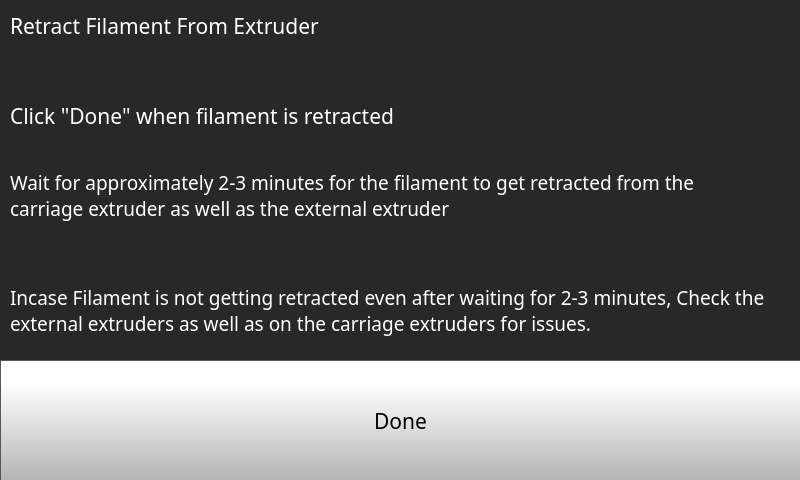
<?xml version="1.0" encoding="UTF-8"?>
<ui version="4.0">
 <class>Form</class>
 <widget class="QWidget" name="Form">
  <property name="geometry">
   <rect>
    <x>0</x>
    <y>0</y>
    <width>800</width>
    <height>480</height>
   </rect>
  </property>
  <property name="minimumSize">
   <size>
    <width>800</width>
    <height>480</height>
   </size>
  </property>
  <property name="maximumSize">
   <size>
    <width>800</width>
    <height>480</height>
   </size>
  </property>
  <property name="windowTitle">
   <string>Form</string>
  </property>
  <widget class="QStackedWidget" name="stackedWidget">
   <property name="geometry">
    <rect>
     <x>0</x>
     <y>0</y>
     <width>800</width>
     <height>480</height>
    </rect>
   </property>
   <property name="minimumSize">
    <size>
     <width>800</width>
     <height>480</height>
    </size>
   </property>
   <property name="maximumSize">
    <size>
     <width>800</width>
     <height>480</height>
    </size>
   </property>
   <property name="styleSheet">
    <string notr="true">background-color: rgb(40, 40, 40);
</string>
   </property>
   <property name="currentIndex">
    <number>4</number>
   </property>
   <widget class="QWidget" name="changeFilamentPage">
    <widget class="QPushButton" name="changeFilamentBackButton">
     <property name="geometry">
      <rect>
       <x>0</x>
       <y>389</y>
       <width>801</width>
       <height>91</height>
      </rect>
     </property>
     <property name="minimumSize">
      <size>
       <width>0</width>
       <height>0</height>
      </size>
     </property>
     <property name="font">
      <font>
       <family>Gotham</family>
       <pointsize>16</pointsize>
      </font>
     </property>
     <property name="styleSheet">
      <string notr="true">QPushButton {
     border: 1px solid rgb(87, 87, 87);
	background-color: qlineargradient(spread:pad, x1:0, y1:1, x2:0, y2:0.188, stop:0 rgba(180, 180, 180, 255), stop:1 rgba(255, 255, 255, 255));


}

QPushButton:pressed {
    background-color: qlineargradient(x1: 0, y1: 0, x2: 0, y2: 1,
                                      stop: 0 #dadbde, stop: 1 #f6f7fa);
}

QPushButton:flat {
    border: none; /* no border for a flat push button */
}

QPushButton:default {
    border-color: navy; /* make the default button prominent */
}

QPushButton:focus {
	outline: none;
}</string>
     </property>
     <property name="text">
      <string/>
     </property>
     <property name="icon">
      <iconset>
       <normaloff>templates/img/arrows-4.png</normaloff>templates/img/arrows-4.png</iconset>
     </property>
     <property name="iconSize">
      <size>
       <width>70</width>
       <height>70</height>
      </size>
     </property>
     <property name="checkable">
      <bool>false</bool>
     </property>
     <property name="autoDefault">
      <bool>false</bool>
     </property>
     <property name="default">
      <bool>false</bool>
     </property>
     <property name="flat">
      <bool>false</bool>
     </property>
    </widget>
    <widget class="QPushButton" name="changeFilamentUnloadButton">
     <property name="geometry">
      <rect>
       <x>399</x>
       <y>280</y>
       <width>401</width>
       <height>111</height>
      </rect>
     </property>
     <property name="font">
      <font>
       <family>Gotham</family>
       <pointsize>16</pointsize>
      </font>
     </property>
     <property name="styleSheet">
      <string notr="true">QPushButton {
     border: 1px solid rgb(87, 87, 87);
	background-color: qlineargradient(spread:pad, x1:0, y1:1, x2:0, y2:0.188, stop:0 rgba(180, 180, 180, 255), stop:1 rgba(255, 255, 255, 255));


}

QPushButton:pressed {
    background-color: qlineargradient(x1: 0, y1: 0, x2: 0, y2: 1,
                                      stop: 0 #dadbde, stop: 1 #f6f7fa);
}

QPushButton:flat {
    border: none; /* no border for a flat push button */
}

QPushButton:default {
    border-color: navy; /* make the default button prominent */
}

QPushButton:focus {
	outline: none;
}</string>
     </property>
     <property name="text">
      <string>Unload</string>
     </property>
     <property name="icon">
      <iconset>
       <normaloff>templates/img/unload.png</normaloff>templates/img/unload.png</iconset>
     </property>
     <property name="iconSize">
      <size>
       <width>70</width>
       <height>70</height>
      </size>
     </property>
    </widget>
    <widget class="QLabel" name="selectFilamentlabel">
     <property name="geometry">
      <rect>
       <x>10</x>
       <y>30</y>
       <width>431</width>
       <height>31</height>
      </rect>
     </property>
     <property name="font">
      <font>
       <family>Gotham</family>
       <pointsize>16</pointsize>
       <bold>false</bold>
      </font>
     </property>
     <property name="styleSheet">
      <string notr="true">color: rgb(255, 255, 255);</string>
     </property>
     <property name="text">
      <string>Select Filament :</string>
     </property>
    </widget>
    <widget class="QPushButton" name="changeFilamentLoadButton">
     <property name="geometry">
      <rect>
       <x>0</x>
       <y>280</y>
       <width>401</width>
       <height>111</height>
      </rect>
     </property>
     <property name="font">
      <font>
       <family>Gotham</family>
       <pointsize>16</pointsize>
      </font>
     </property>
     <property name="styleSheet">
      <string notr="true">QPushButton {
     border: 1px solid rgb(87, 87, 87);
	background-color: qlineargradient(spread:pad, x1:0, y1:1, x2:0, y2:0.188, stop:0 rgba(180, 180, 180, 255), stop:1 rgba(255, 255, 255, 255));


}

QPushButton:pressed {
    background-color: qlineargradient(x1: 0, y1: 0, x2: 0, y2: 1,
                                      stop: 0 #dadbde, stop: 1 #f6f7fa);
}

QPushButton:flat {
    border: none; /* no border for a flat push button */
}

QPushButton:default {
    border-color: navy; /* make the default button prominent */
}

QPushButton:focus {
	outline: none;
}</string>
     </property>
     <property name="text">
      <string>Load</string>
     </property>
     <property name="icon">
      <iconset>
       <normaloff>templates/img/load.png</normaloff>templates/img/load.png</iconset>
     </property>
     <property name="iconSize">
      <size>
       <width>70</width>
       <height>70</height>
      </size>
     </property>
    </widget>
    <widget class="QPushButton" name="toolToggleChangeFilamentButton">
     <property name="geometry">
      <rect>
       <x>0</x>
       <y>180</y>
       <width>801</width>
       <height>101</height>
      </rect>
     </property>
     <property name="minimumSize">
      <size>
       <width>0</width>
       <height>0</height>
      </size>
     </property>
     <property name="font">
      <font>
       <family>Gotham</family>
       <pointsize>16</pointsize>
      </font>
     </property>
     <property name="styleSheet">
      <string notr="true">QPushButton {
     border: 1px solid rgb(87, 87, 87);
	background-color: qlineargradient(spread:pad, x1:0, y1:1, x2:0, y2:0.188, stop:0 rgba(180, 180, 180, 255), stop:1 rgba(255, 255, 255, 255));
}

QPushButton:pressed {
    background-color: qlineargradient(x1: 0, y1: 0, x2: 0, y2: 1,
                                      stop: 0 #dadbde, stop: 1 #f6f7fa);
}

QPushButton:flat {
    border: none; /* no border for a flat push button */
}

QPushButton:default {
    border-color: navy; /* make the default button prominent */
}

QPushButton:focus {
	outline: none;
}</string>
     </property>
     <property name="text">
      <string/>
     </property>
     <property name="icon">
      <iconset>
       <normaloff>templates/img/NozzleSelect_0.png</normaloff>
       <normalon>templates/img/NozzleSelect_1.png</normalon>templates/img/NozzleSelect_0.png</iconset>
     </property>
     <property name="iconSize">
      <size>
       <width>150</width>
       <height>100</height>
      </size>
     </property>
     <property name="checkable">
      <bool>true</bool>
     </property>
     <property name="checked">
      <bool>false</bool>
     </property>
     <property name="autoDefault">
      <bool>false</bool>
     </property>
     <property name="default">
      <bool>false</bool>
     </property>
     <property name="flat">
      <bool>false</bool>
     </property>
    </widget>
    <widget class="QComboBox" name="changeFilamentComboBox">
     <property name="geometry">
      <rect>
       <x>0</x>
       <y>80</y>
       <width>801</width>
       <height>51</height>
      </rect>
     </property>
     <property name="font">
      <font>
       <family>Gotham</family>
       <pointsize>16</pointsize>
      </font>
     </property>
     <property name="styleSheet">
      <string notr="true"> QScrollBar:vertical {
     border: 1px solid black;
border-radius: 5px;
	background-color: rgb(40,40,40);
     width: 80px;
     margin: 70px 0 70px 0;
 }
 QScrollBar::handle:vertical {
border-radius: 5px;
background: qlineargradient(spread:pad, x1:0, y1:1, x2:0, y2:0.188, stop:0 rgba(180, 180, 180, 255), stop:1 rgba(255, 255, 255, 255));
min-height: 20px;
 }
 QScrollBar::add-line:vertical {
     border: 1px solid black;
background: qlineargradient(spread:pad, x1:0, y1:1, x2:0, y2:0.188, stop:0 rgba(180, 180, 180, 255), stop:1 rgba(255, 255, 255, 255));
     height:65px;
border-radius: 5px;
     subcontrol-position: bottom;
     subcontrol-origin: margin;
 }

 QScrollBar::sub-line:vertical {
     border: 1px solid black;
background: qlineargradient(spread:pad, x1:0, y1:1, x2:0, y2:0.188, stop:0 rgba(180, 180, 180, 255), stop:1 rgba(255, 255, 255, 255));
     height: 65px;
border-radius: 5px;
     subcontrol-position: top;
     subcontrol-origin: margin;
 }

QScrollBar::up-arrow:vertical {
 image: url(./templates/img/arrows.png);
    width: 40px;
    height: 40px;
 padding: 5px;
 }
QScrollBar::down-arrow:vertical {
 image: url(./templates/img/arrows-5.png);
    width: 40px;
    height: 40px;
 padding: 5px;
 }

 QScrollBar::add-page:vertical, QScrollBar::sub-page:vertical {
     background: none;
 }

QComboBox {
border: 1px solid black;
    padding: 0px 18px 0px 3px;
    min-width: 6em;

}

QComboBox::item {
	color: rgb(0, 0, 0);
}

QComboBox:editable {
    background: white;
}

QComboBox:!editable, QComboBox::drop-down:editable {
background: white;
}

/* QComboBox gets the &quot;on&quot; state when the popup is open */
QComboBox:!editable:on, QComboBox::drop-down:editable:on {
background: white;
}


QComboBox::drop-down {
border-left: 1px solid black;
border-right: 1px solid black;
	background-color: qlineargradient(spread:pad, x1:0, y1:1, x2:0, y2:0.188, stop:0 rgba(180, 180, 180, 255), stop:1 rgba(255, 255, 255, 255));
    width: 60px;
     height: 50px;

}

QComboBox::down-arrow {

image: url(./templates/img/arrows-5.png);
width: 30px;
height: 30px;

}
</string>
     </property>
     <property name="editable">
      <bool>false</bool>
     </property>
     <property name="maxVisibleItems">
      <number>8</number>
     </property>
     <property name="iconSize">
      <size>
       <width>30</width>
       <height>30</height>
      </size>
     </property>
    </widget>
   </widget>
   <widget class="QWidget" name="changeFilamentProgressPage">
    <widget class="QLabel" name="changeFilamentNameOperation">
     <property name="geometry">
      <rect>
       <x>0</x>
       <y>0</y>
       <width>471</width>
       <height>61</height>
      </rect>
     </property>
     <property name="font">
      <font>
       <family>Gotham</family>
       <pointsize>16</pointsize>
       <bold>false</bold>
      </font>
     </property>
     <property name="styleSheet">
      <string notr="true">color: rgb(255, 255, 255);</string>
     </property>
     <property name="text">
      <string>Loading Filament</string>
     </property>
    </widget>
    <widget class="QPushButton" name="changeFilamentBackButton2">
     <property name="geometry">
      <rect>
       <x>0</x>
       <y>350</y>
       <width>801</width>
       <height>131</height>
      </rect>
     </property>
     <property name="font">
      <font>
       <family>Gotham</family>
       <pointsize>16</pointsize>
      </font>
     </property>
     <property name="styleSheet">
      <string notr="true">QPushButton {
     border: 1px solid rgb(87, 87, 87);
	background-color: qlineargradient(spread:pad, x1:0, y1:1, x2:0, y2:0.188, stop:0 rgba(180, 180, 180, 255), stop:1 rgba(255, 255, 255, 255));


}

QPushButton:pressed {
    background-color: qlineargradient(x1: 0, y1: 0, x2: 0, y2: 1,
                                      stop: 0 #dadbde, stop: 1 #f6f7fa);
}

QPushButton:flat {
    border: none; /* no border for a flat push button */
}

QPushButton:default {
    border-color: navy; /* make the default button prominent */
}

QPushButton:focus {
	outline: none;
}</string>
     </property>
     <property name="text">
      <string/>
     </property>
     <property name="icon">
      <iconset>
       <normaloff>templates/img/arrows-4.png</normaloff>templates/img/arrows-4.png</iconset>
     </property>
     <property name="iconSize">
      <size>
       <width>70</width>
       <height>70</height>
      </size>
     </property>
    </widget>
    <widget class="QProgressBar" name="changeFilamentProgress">
     <property name="geometry">
      <rect>
       <x>0</x>
       <y>270</y>
       <width>801</width>
       <height>81</height>
      </rect>
     </property>
     <property name="font">
      <font>
       <family>Gotham</family>
       <pointsize>16</pointsize>
       <italic>false</italic>
       <bold>false</bold>
       <stylestrategy>PreferAntialias</stylestrategy>
      </font>
     </property>
     <property name="styleSheet">
      <string notr="true">QProgressBar::chunk {

	background-color: qlineargradient(spread:pad, x1:0, y1:0.517, x2:0, y2:0.512, stop:0 rgba(255, 28, 35, 255), stop:1 rgba(255, 68, 74, 255));
border-bottom-right-radius: 15px;
border-top-right-radius: 15px;
}

QProgressBar {
    border: 1px solid rgb(87, 87, 87);
 /*  border-bottom-left-radius: 10px;
 border-bottom-right-radius: 10px;*/
	background-color: qlineargradient(spread:pad, x1:0, y1:1, x2:0, y2:0, stop:0 rgba(150, 150, 150, 255), stop:1 rgba(180, 180, 180, 255));
}
</string>
     </property>
     <property name="maximum">
      <number>100</number>
     </property>
     <property name="value">
      <number>0</number>
     </property>
     <property name="alignment">
      <set>Qt::AlignCenter</set>
     </property>
     <property name="textVisible">
      <bool>true</bool>
     </property>
     <property name="orientation">
      <enum>Qt::Horizontal</enum>
     </property>
     <property name="format">
      <string>%p%</string>
     </property>
    </widget>
    <widget class="QLabel" name="changeFilamentStatus">
     <property name="geometry">
      <rect>
       <x>10</x>
       <y>220</y>
       <width>471</width>
       <height>31</height>
      </rect>
     </property>
     <property name="font">
      <font>
       <family>Gotham</family>
       <pointsize>16</pointsize>
       <bold>false</bold>
      </font>
     </property>
     <property name="styleSheet">
      <string notr="true">color: rgb(255, 255, 255);</string>
     </property>
     <property name="text">
      <string>Heating ...</string>
     </property>
    </widget>
    <widget class="QLabel" name="label_2">
     <property name="geometry">
      <rect>
       <x>330</x>
       <y>60</y>
       <width>121</width>
       <height>121</height>
      </rect>
     </property>
     <property name="font">
      <font>
       <family>Gotham</family>
       <pointsize>16</pointsize>
      </font>
     </property>
     <property name="styleSheet">
      <string notr="true">background-color: rgba(255, 255, 255, 0);</string>
     </property>
     <property name="text">
      <string/>
     </property>
     <property name="pixmap">
      <pixmap>templates/img/changeFilament2.png</pixmap>
     </property>
     <property name="scaledContents">
      <bool>true</bool>
     </property>
    </widget>
   </widget>
   <widget class="QWidget" name="changeFilamentLoadPage">
    <widget class="QPushButton" name="changeFilamentBackButton3">
     <property name="geometry">
      <rect>
       <x>380</x>
       <y>360</y>
       <width>421</width>
       <height>121</height>
      </rect>
     </property>
     <property name="font">
      <font>
       <family>Gotham</family>
       <pointsize>13</pointsize>
      </font>
     </property>
     <property name="styleSheet">
      <string notr="true">QPushButton {
     border: 1px solid rgb(87, 87, 87);
	background-color: qlineargradient(spread:pad, x1:0, y1:1, x2:0, y2:0.188, stop:0 rgba(180, 180, 180, 255), stop:1 rgba(255, 255, 255, 255));


}

QPushButton:pressed {
    background-color: qlineargradient(x1: 0, y1: 0, x2: 0, y2: 1,
                                      stop: 0 #dadbde, stop: 1 #f6f7fa);
}

QPushButton:flat {
    border: none; /* no border for a flat push button */
}

QPushButton:default {
    border-color: navy; /* make the default button prominent */
}

QPushButton:focus {
	outline: none;
}</string>
     </property>
     <property name="text">
      <string/>
     </property>
     <property name="icon">
      <iconset>
       <normaloff>templates/img/arrows-4.png</normaloff>templates/img/arrows-4.png</iconset>
     </property>
     <property name="iconSize">
      <size>
       <width>70</width>
       <height>70</height>
      </size>
     </property>
    </widget>
    <widget class="QPushButton" name="loadedTillExtruderButton">
     <property name="geometry">
      <rect>
       <x>0</x>
       <y>360</y>
       <width>381</width>
       <height>121</height>
      </rect>
     </property>
     <property name="font">
      <font>
       <family>Gotham</family>
       <pointsize>16</pointsize>
      </font>
     </property>
     <property name="styleSheet">
      <string notr="true">QPushButton {
     border: 1px solid rgb(87, 87, 87);
	background-color: qlineargradient(spread:pad, x1:0, y1:1, x2:0, y2:0.188, stop:0 rgba(180, 180, 180, 255), stop:1 rgba(255, 255, 255, 255));


}

QPushButton:pressed {
    background-color: qlineargradient(x1: 0, y1: 0, x2: 0, y2: 1,
                                      stop: 0 #dadbde, stop: 1 #f6f7fa);
}

QPushButton:flat {
    border: none; /* no border for a flat push button */
}

QPushButton:default {
    border-color: navy; /* make the default button prominent */
}

QPushButton:focus {
	outline: none;
}</string>
     </property>
     <property name="text">
      <string>Done</string>
     </property>
     <property name="iconSize">
      <size>
       <width>40</width>
       <height>40</height>
      </size>
     </property>
    </widget>
    <widget class="QLabel" name="feedFilamentlabel_62">
     <property name="geometry">
      <rect>
       <x>20</x>
       <y>180</y>
       <width>771</width>
       <height>121</height>
      </rect>
     </property>
     <property name="font">
      <font>
       <family>Gotham Light</family>
       <pointsize>14</pointsize>
       <bold>false</bold>
      </font>
     </property>
     <property name="styleSheet">
      <string notr="true">color: rgb(255, 255, 255);
background-color: rgba(255, 255, 255, 0);</string>
     </property>
     <property name="text">
      <string>Incase filament cannot be pushed beyond a point, and is not being automatically pulled, check extruder for issues. </string>
     </property>
     <property name="wordWrap">
      <bool>true</bool>
     </property>
    </widget>
    <widget class="QLabel" name="feedFilamentlabel_60">
     <property name="geometry">
      <rect>
       <x>20</x>
       <y>80</y>
       <width>801</width>
       <height>31</height>
      </rect>
     </property>
     <property name="font">
      <font>
       <family>Gotham Light</family>
       <pointsize>14</pointsize>
       <bold>false</bold>
      </font>
     </property>
     <property name="styleSheet">
      <string notr="true">color: rgb(255, 255, 255);
background-color: rgba(255, 255, 255, 0);</string>
     </property>
     <property name="text">
      <string>Insert the Filament into filament side motor,</string>
     </property>
    </widget>
    <widget class="QLabel" name="feedFilamentlabel_64">
     <property name="geometry">
      <rect>
       <x>20</x>
       <y>120</y>
       <width>801</width>
       <height>31</height>
      </rect>
     </property>
     <property name="font">
      <font>
       <family>Gotham Light</family>
       <pointsize>14</pointsize>
       <bold>false</bold>
      </font>
     </property>
     <property name="styleSheet">
      <string notr="true">color: rgb(255, 255, 255);
background-color: rgba(255, 255, 255, 0);</string>
     </property>
     <property name="text">
      <string>untill the filament gets pulls automatically.</string>
     </property>
    </widget>
    <widget class="QLabel" name="feedFilamentlabel_61">
     <property name="geometry">
      <rect>
       <x>20</x>
       <y>160</y>
       <width>691</width>
       <height>31</height>
      </rect>
     </property>
     <property name="font">
      <font>
       <family>Gotham Light</family>
       <pointsize>14</pointsize>
       <bold>false</bold>
      </font>
     </property>
     <property name="styleSheet">
      <string notr="true">color: rgb(255, 255, 255);
background-color: rgba(255, 255, 255, 0);</string>
     </property>
     <property name="text">
      <string>Press &quot;DONE&quot; when the filament starts to get pulled</string>
     </property>
    </widget>
   </widget>
   <widget class="QWidget" name="changeFilamentExtrudePage">
    <widget class="QLabel" name="feedFilamentlabel">
     <property name="geometry">
      <rect>
       <x>0</x>
       <y>10</y>
       <width>461</width>
       <height>31</height>
      </rect>
     </property>
     <property name="font">
      <font>
       <family>Gotham</family>
       <pointsize>16</pointsize>
       <bold>false</bold>
      </font>
     </property>
     <property name="styleSheet">
      <string notr="true">color: rgb(255, 255, 255);
background-color: rgba(255, 255, 255, 0);</string>
     </property>
     <property name="text">
      <string>Feed Filament into Extruder</string>
     </property>
    </widget>
    <widget class="QPushButton" name="loadDoneButton">
     <property name="geometry">
      <rect>
       <x>0</x>
       <y>360</y>
       <width>801</width>
       <height>121</height>
      </rect>
     </property>
     <property name="font">
      <font>
       <family>Gotham</family>
       <pointsize>16</pointsize>
      </font>
     </property>
     <property name="styleSheet">
      <string notr="true">QPushButton {
     border: 1px solid rgb(87, 87, 87);
	background-color: qlineargradient(spread:pad, x1:0, y1:1, x2:0, y2:0.188, stop:0 rgba(180, 180, 180, 255), stop:1 rgba(255, 255, 255, 255));


}

QPushButton:pressed {
    background-color: qlineargradient(x1: 0, y1: 0, x2: 0, y2: 1,
                                      stop: 0 #dadbde, stop: 1 #f6f7fa);
}

QPushButton:flat {
    border: none; /* no border for a flat push button */
}

QPushButton:default {
    border-color: navy; /* make the default button prominent */
}

QPushButton:focus {
	outline: none;
}</string>
     </property>
     <property name="text">
      <string>Done</string>
     </property>
     <property name="iconSize">
      <size>
       <width>40</width>
       <height>40</height>
      </size>
     </property>
    </widget>
    <widget class="QLabel" name="feedFilamentlabel_2">
     <property name="geometry">
      <rect>
       <x>0</x>
       <y>80</y>
       <width>831</width>
       <height>31</height>
      </rect>
     </property>
     <property name="font">
      <font>
       <family>Gotham</family>
       <pointsize>16</pointsize>
       <bold>false</bold>
      </font>
     </property>
     <property name="styleSheet">
      <string notr="true">color: rgb(255, 255, 255);
background-color: rgba(255, 255, 255, 0);</string>
     </property>
     <property name="text">
      <string>Click &quot;Done&quot; when filament starts coming out of the nozzle</string>
     </property>
    </widget>
    <widget class="QLabel" name="feedFilamentlabel_6">
     <property name="geometry">
      <rect>
       <x>10</x>
       <y>240</y>
       <width>761</width>
       <height>101</height>
      </rect>
     </property>
     <property name="font">
      <font>
       <family>Gotham Light</family>
       <pointsize>14</pointsize>
       <bold>false</bold>
      </font>
     </property>
     <property name="styleSheet">
      <string notr="true">color: rgb(255, 255, 255);
background-color: rgba(255, 255, 255, 0);</string>
     </property>
     <property name="text">
      <string>Incase Filament is not getting extruded even after waiting for 2-3 minutes, Check extruders at the filament chamber as well as on the carriage for issues.</string>
     </property>
     <property name="wordWrap">
      <bool>true</bool>
     </property>
    </widget>
    <widget class="QLabel" name="feedFilamentlabel_8">
     <property name="geometry">
      <rect>
       <x>10</x>
       <y>140</y>
       <width>761</width>
       <height>101</height>
      </rect>
     </property>
     <property name="font">
      <font>
       <family>Gotham Light</family>
       <pointsize>14</pointsize>
       <bold>false</bold>
      </font>
     </property>
     <property name="styleSheet">
      <string notr="true">color: rgb(255, 255, 255);
background-color: rgba(255, 255, 255, 0);</string>
     </property>
     <property name="text">
      <string>Wait for approximately 2-3 minutes for the filament to reach the extruder on the carriage. </string>
     </property>
     <property name="wordWrap">
      <bool>true</bool>
     </property>
    </widget>
   </widget>
   <widget class="QWidget" name="changeFilamentRetractPage">
    <widget class="QLabel" name="feedFilamentlabel_3">
     <property name="geometry">
      <rect>
       <x>10</x>
       <y>100</y>
       <width>511</width>
       <height>31</height>
      </rect>
     </property>
     <property name="font">
      <font>
       <family>Gotham Light</family>
       <pointsize>16</pointsize>
       <bold>false</bold>
      </font>
     </property>
     <property name="styleSheet">
      <string notr="true">color: rgb(255, 255, 255);
background-color: rgba(255, 255, 255, 0);</string>
     </property>
     <property name="text">
      <string>Click &quot;Done&quot; when filament is retracted</string>
     </property>
    </widget>
    <widget class="QPushButton" name="unloadDoneButton">
     <property name="geometry">
      <rect>
       <x>0</x>
       <y>360</y>
       <width>801</width>
       <height>121</height>
      </rect>
     </property>
     <property name="font">
      <font>
       <family>Gotham</family>
       <pointsize>16</pointsize>
      </font>
     </property>
     <property name="styleSheet">
      <string notr="true">QPushButton {
     border: 1px solid rgb(87, 87, 87);
	background-color: qlineargradient(spread:pad, x1:0, y1:1, x2:0, y2:0.188, stop:0 rgba(180, 180, 180, 255), stop:1 rgba(255, 255, 255, 255));


}

QPushButton:pressed {
    background-color: qlineargradient(x1: 0, y1: 0, x2: 0, y2: 1,
                                      stop: 0 #dadbde, stop: 1 #f6f7fa);
}

QPushButton:flat {
    border: none; /* no border for a flat push button */
}

QPushButton:default {
    border-color: navy; /* make the default button prominent */
}

QPushButton:focus {
	outline: none;
}</string>
     </property>
     <property name="text">
      <string>Done</string>
     </property>
     <property name="iconSize">
      <size>
       <width>40</width>
       <height>40</height>
      </size>
     </property>
    </widget>
    <widget class="QLabel" name="feedFilamentlabel_9">
     <property name="geometry">
      <rect>
       <x>10</x>
       <y>130</y>
       <width>761</width>
       <height>131</height>
      </rect>
     </property>
     <property name="font">
      <font>
       <family>Gotham Light</family>
       <pointsize>14</pointsize>
       <bold>false</bold>
      </font>
     </property>
     <property name="styleSheet">
      <string notr="true">color: rgb(255, 255, 255);
background-color: rgba(255, 255, 255, 0);</string>
     </property>
     <property name="text">
      <string>Wait for approximately 2-3 minutes for the filament to get retracted from the carriage extruder as well as the external extruder</string>
     </property>
     <property name="wordWrap">
      <bool>true</bool>
     </property>
    </widget>
    <widget class="QLabel" name="feedFilamentlabel_7">
     <property name="geometry">
      <rect>
       <x>10</x>
       <y>260</y>
       <width>761</width>
       <height>101</height>
      </rect>
     </property>
     <property name="font">
      <font>
       <family>Gotham Light</family>
       <pointsize>14</pointsize>
       <bold>false</bold>
      </font>
     </property>
     <property name="styleSheet">
      <string notr="true">color: rgb(255, 255, 255);
background-color: rgba(255, 255, 255, 0);</string>
     </property>
     <property name="text">
      <string>Incase Filament is not getting retracted even after waiting for 2-3 minutes, Check the external extruders as well as on the carriage extruders for issues.</string>
     </property>
     <property name="wordWrap">
      <bool>true</bool>
     </property>
    </widget>
    <widget class="QLabel" name="feedFilamentlabel_4">
     <property name="geometry">
      <rect>
       <x>10</x>
       <y>10</y>
       <width>461</width>
       <height>31</height>
      </rect>
     </property>
     <property name="font">
      <font>
       <family>Gotham Light</family>
       <pointsize>16</pointsize>
       <bold>false</bold>
      </font>
     </property>
     <property name="styleSheet">
      <string notr="true">color: rgb(255, 255, 255);
background-color: rgba(255, 255, 255, 0);</string>
     </property>
     <property name="text">
      <string>Retract Filament From Extruder</string>
     </property>
    </widget>
   </widget>
  </widget>
 </widget>
 <resources/>
 <connections/>
</ui>
